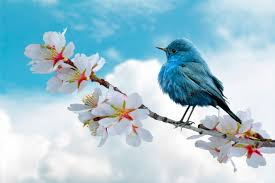
#> input picture lab5.ipynb/images.jpg, 275 x 183 px, found by its file name
$ jupyter execute --allow-errors main.ipynb
#> lines starting #> are read from the running program, lines starting #| are printed output that depends on the picture
[cell 1]
import cv2
import matplotlib.pyplot as plt
from PIL.ImageOps import equalize

[cell 2]
img = cv2.imread("C:/Users/sudob/OneDrive/Desktop/lab5.ipynb/images.jpg", cv2.IMREAD_GRAYSCALE)
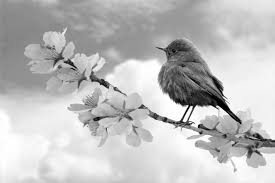
#> img: shape (183, 275); min 0, max 255, mean 190.6

equalize_img = cv2.equalizeHist(img)
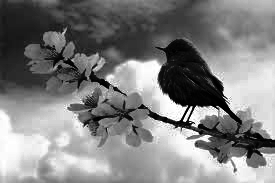
#> equalize_img: shape (183, 275); min 0, max 255, mean 128.4
plt.figure(figsize=(10, 5))

plt.subplot(2,2,1)
plt.imshow(img, cmap="gray")
plt.title("Original Image")
plt.axis("off")

plt.subplot(2,2,2)
plt.hist(img.ravel(), 256, [0,256])
plt.title("Histogram")

plt.subplot(2,2,3)
plt.imshow(equalize_img, cmap="gray")
plt.title("equalized Image")
plt.axis("off")

plt.subplot(2,2,4)
plt.hist(equalize_img.ravel(), 256, [0,256])
plt.title("Histogram (equalized)")

plt.show()
#> figure, not shown here; panel 2: tallest bar 1018 high, from x = 241 to 242; panel 4: tallest bar 1018 high, from x = 219 to 220

[cell 3]
import cv2
import matplotlib.pyplot as plt
color_img = cv2.imread("C:/Users/sudob/OneDrive/Desktop/lab5.ipynb/images (2).jpg")
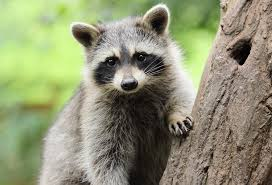
#> input picture lab5.ipynb/images (2).jpg, 272 x 185 px, found by its file name
#> color_img is the input picture: shape (185, 272, 3); mean B, G, R 116.1, 147.2, 143.8

(b, g, r) = cv2.split(color_img)
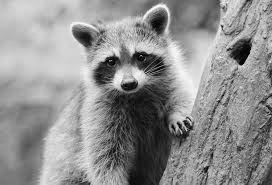
#> r: shape (185, 272); min 0, max 255, mean 143.8
equalized_b = cv2.equalizeHist(b)
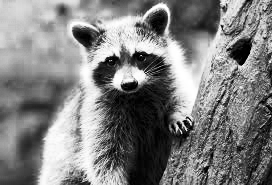
#> equalized_b: shape (185, 272); min 0, max 255, mean 127.9
equalized_g = cv2.equalizeHist(g)
equalized_r = cv2.equalizeHist(r)

equalize_color_img = cv2.merge([equalized_b, equalized_g, equalized_r])
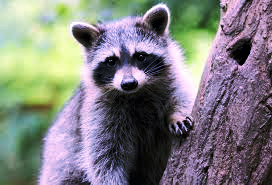
#> equalize_color_img: shape (185, 272, 3); mean B, G, R 127.9, 127.9, 128.2

plt.figure(figsize=(10,5))
plt.subplot(1,2,1)
plt.imshow(cv2.cvtColor(color_img, cv2.COLOR_BGR2RGB))
plt.title("Original Image")
plt.axis("off")

plt.subplot(1,2,2)
plt.imshow(cv2.cvtColor(equalize_color_img, cv2.COLOR_BGR2RGB))
plt.title("Equalized Image")
plt.axis("off")
plt.show()

[cell 4]
import cv2
import numpy as np
import matplotlib.pyplot as plt
from skimage import exposure

img_source = cv2.imread("C:/Users/sudob/OneDrive/Desktop/lab5.ipynb/images (1).jpg", cv2.IMREAD_GRAYSCALE)
img_target = cv2.imread ("C:/Users/sudob/OneDrive/Desktop/lab5.ipynb/birth.jpg",cv2.IMREAD_GRAYSCALE)
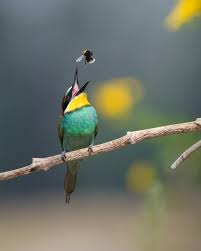
#> input picture lab5.ipynb/birth.jpg, 201 x 251 px, found by its file name
#> img_target: shape (251, 201); min 0, max 252, mean 111.1
#> (the rest of this cell did not finish here and is left out)

[cell 5]
plt. subplot (3, 3, 1)
#> (the rest of this cell did not finish here and is left out)

[cell 6]
import cv2
import numpy as np
import matplotlib.pyplot as plt
from skimage.exposure import match_histograms

[cell 7]
# Load images
source = cv2.imread("C:/Users/sudob/OneDrive/Desktop/lab5.ipynb/images (2).jpg")
target = cv2.imread("C:/Users/sudob/OneDrive/Desktop/lab5.ipynb/images.jpg")
#> target is the input picture: shape (183, 275, 3); mean B, G, R 212, 199.2, 165.7

source_rgb = cv2.cvtColor(source, cv2.COLOR_BGR2RGB)
target_rgb = cv2.cvtColor(target, cv2.COLOR_BGR2RGB)

plt.figure(figsize=(10,5))

plt.subplot(1,2,1)
plt.title("Source Image")
plt.imshow(source_rgb)
plt.axis('off')

plt.subplot(1,2,2)
plt.title("Target Image")
plt.imshow(target_rgb)
plt.axis('off')

[cell 8]
# Convert source to grayscale
source_gray = cv2.cvtColor(source, cv2.COLOR_BGR2GRAY)

# Apply histogram equalization
equalized_gray = cv2.equalizeHist(source_gray)
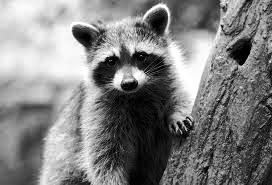
#> equalized_gray: shape (185, 272); min 0, max 255, mean 128.1

# Show results
plt.figure(figsize=(10,5))

plt.subplot(1,2,1)
plt.title("Original Grayscale")
plt.imshow(source_gray, cmap='gray')
plt.axis('off')

plt.subplot(1,2,2)
plt.title("Equalized Grayscale")
plt.imshow(equalized_gray, cmap='gray')
plt.axis('off')

[cell 9]
# Equalize each channel
equalized_color = np.zeros_like(source)

for i in range(3):
    equalized_color[:,:,i] = cv2.equalizeHist(source[:,:,i])

equalized_color_rgb = cv2.cvtColor(equalized_color, cv2.COLOR_BGR2RGB)

# Show result
plt.figure(figsize=(5,5))
plt.title("Equalized Color Image")
plt.imshow(equalized_color_rgb)
plt.axis('off')

[cell 10]
# Match histogram of equalized image with target image
matched = match_histograms(equalized_color_rgb, target_rgb, channel_axis=-1)
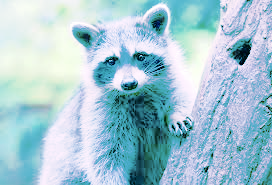
#> matched: shape (185, 272, 3); mean R, G, B 165.4, 198.8, 211.6

# Convert to uint8
matched = np.clip(matched, 0, 255).astype(np.uint8)

# Show result
plt.figure(figsize=(5,5))
plt.title("Histogram Matched Image")
plt.imshow(matched)
plt.axis('off')

[cell 11]
plt.figure(figsize=(12,8))

plt.subplot(2,2,1)
plt.title("Original Source")
plt.imshow(source_rgb)
plt.axis('off')

plt.subplot(2,2,2)
plt.title("Equalized Image")
plt.imshow(equalized_color_rgb)
plt.axis('off')

plt.subplot(2,2,3)
plt.title("Target Image")
plt.imshow(target_rgb)
plt.axis('off')

plt.subplot(2,2,4)
plt.title("Matched Image")
plt.imshow(matched)
plt.axis('off')

[cell 12]
plt.figure(figsize=(10,6))

plt.hist(source_rgb.ravel(), bins=256, alpha=0.5, label="Source")
plt.hist(equalized_color_rgb.ravel(), bins=256, alpha=0.5, label="Equalized")
plt.hist(matched.ravel(), bins=256, alpha=0.5, label="Matched")

plt.legend()
plt.title("Histogram Comparison")
plt.xlabel("Pixel Intensity")
plt.ylabel("Frequency")
plt.show()
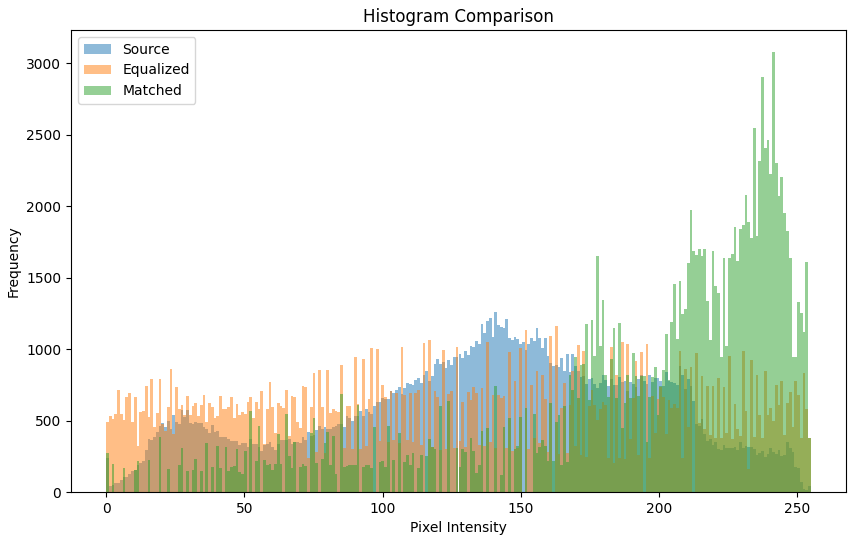
#> figure drawn by matplotlib, 1 panel; tallest bar 1261 high, from x = 140.4 to 141.4; tallest bar 1165 high, from x = 162.4 to 163.4; tallest bar 3080 high, from x = 241.1 to 242.1
